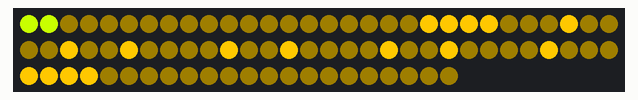
Bench run of a sketch on a simulated Arduino Uno, built with avr-gcc and run on an emulated ATmega328P. Parts: 82 RGB LEDs in strip order, left to right, continuing on the next row. Colours are those a GRB WS2812 strip shows for the declared byte order.

Above: at 0.62 s.
At 8.15 s:
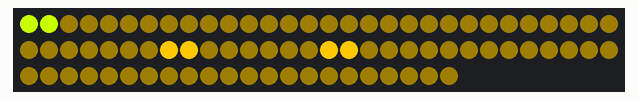
At 18.98 s:
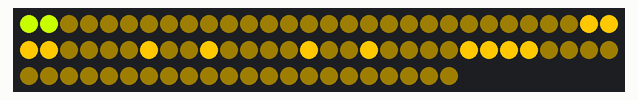
At 29.36 s:
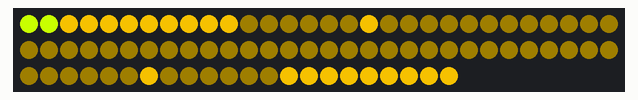
At 39.16 s:
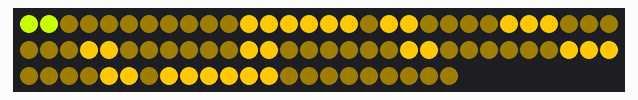

The sketch:

diag_head.ino
```cpp
/*
 * diag_head.ino — TEST A: bright speak wave with serial REMOVED entirely.
 *
 * Replicates the production firmware's speak animation exactly — same zone
 * table, same wave math, same 50 fps frame cap (SPEAK_FRAME_MS 20), same
 * bright "excited" yellow, eyes lit solid gold — but with NO Serial.begin(),
 * no UART interrupts, no command parsing, no host. The audio level that
 * normally arrives via SPEAK_LEVEL is synthesized on-board (slow sine,
 * 180-255, updated every 33 ms like real TTS levels).
 *
 * Interpretation:
 *   - Still flickers yellow → purple/blue: genuine LED-output corruption
 *     (electrical / strip timing). Serial is exonerated; chase the hardware
 *     path with a meter.
 *   - Clean: the flicker was never LED corruption — it is mangled serial
 *     input being rendered faithfully. The fix moves entirely to the serial
 *     link (drops during show(), parsing robustness).
 *
 * Restore the real firmware afterwards:
 *   arduino-cli upload -p /dev/cu.usbmodem1301 --fqbn arduino:avr:uno arduino/head_nano
 */

#include <FastLED.h>
#include <math.h>

#define DATA_PIN    6
#define NUM_EYES    2
#define NUM_MOUTH   80
#define NUM_LEDS    (NUM_EYES + NUM_MOUTH)
#define MOUTH_START NUM_EYES
#define NUM_ZONES   5

// ── Identical to production head_nano.ino ──────────────────────────────────
const uint8_t PIXEL_ZONE[NUM_MOUTH] PROGMEM = {
    4, 4, 4, 4, 4, 4, 4, 4,
    4, 3, 3, 3, 3, 3, 3, 4,
    3, 3, 2, 2, 2, 2, 3, 3,
    3, 2, 1, 1, 1, 1, 2, 3,
    3, 2, 1, 0, 0, 1, 2, 3,
    3, 2, 1, 0, 0, 1, 2, 3,
    3, 2, 1, 1, 1, 1, 2, 3,
    3, 3, 2, 2, 2, 2, 3, 3,
    4, 3, 3, 3, 3, 3, 3, 4,
    4, 4, 4, 4, 4, 4, 4, 4,
};

CRGB leds[NUM_LEDS];

// "excited" yellow in wire order (GRB mouth driven via RGB declaration):
// physical (R=255, G=200, B=0) → stored (200, 255, 0). Same as production.
const uint8_t MC_R = 200, MC_G = 255, MC_B = 0;

#define SPEAK_LEAD     0.30f
#define SPEAK_WINDOW   1.70f
#define SPEAK_FRAME_MS 20          // same 50 fps cap as production

uint8_t  speakLevel       = 220;
float    speakPhase       = 0.0f;
uint32_t lastMs           = 0;
uint32_t lastSpeakFrameMs = 0;
uint32_t lastLevelMs      = 0;
float    levelPhase       = 0.0f;

void tickSpeak(float dt) {
    float speed = 1.5f + (speakLevel / 255.0f) * 6.5f;
    speakPhase += speed * dt;
    if (speakPhase >= (float)NUM_ZONES) speakPhase -= (float)NUM_ZONES;

    uint32_t now = millis();
    if ((uint32_t)(now - lastSpeakFrameMs) < SPEAK_FRAME_MS) return;
    lastSpeakFrameMs = now;

    float peak    = 0.30f + (speakLevel / 255.0f) * 0.70f;
    float ambient = 0.12f;

    for (uint8_t i = 0; i < NUM_MOUTH; i++) {
        float zone = (float)pgm_read_byte(&PIXEL_ZONE[i]);
        uint8_t ledIdx = i + MOUTH_START;
        float diff = speakPhase - zone;
        if (diff < -SPEAK_LEAD) diff += (float)NUM_ZONES;
        float pulse = 0.0f;
        if (diff >= -SPEAK_LEAD && diff <= (SPEAK_WINDOW - SPEAK_LEAD)) {
            pulse = sin(PI * (diff + SPEAK_LEAD) / SPEAK_WINDOW);
            if (pulse < 0.0f) pulse = 0.0f;
        }
        float brightness = ambient + pulse * peak;
        if (brightness > 1.0f) brightness = 1.0f;
        uint8_t sc = (uint8_t)(brightness * 255.0f);
        leds[ledIdx] = CRGB(scale8(MC_R, sc), scale8(MC_G, sc), scale8(MC_B, sc));
    }
    FastLED.show();
}

void setup() {
    // NOTE: no Serial.begin() anywhere — the UART stays disabled for the
    // whole test. Any flicker seen here cannot be serial-related.
    FastLED.addLeds<WS2812B, DATA_PIN, RGB>(leds, NUM_LEDS);
    FastLED.setBrightness(255);
    FastLED.setDither(0);
    delay(100);
    FastLED.clear();
    FastLED.show();
    delay(10);
    FastLED.show();

    // Eyes solid gold, set once — like ACTIVE during speech (blink omitted to
    // keep the test single-variable).
    leds[0] = CRGB(255, 200, 0);
    leds[1] = CRGB(255, 200, 0);
    FastLED.show();

    lastMs = millis();
}

void loop() {
    uint32_t now = millis();

    // Synthesize loud TTS audio levels: 180-255 sine, stepped every 33 ms —
    // the same range and update rate the host sends during the bright wave.
    if ((uint32_t)(now - lastLevelMs) >= 33) {
        lastLevelMs = now;
        levelPhase += 0.3f;
        if (levelPhase >= TWO_PI) levelPhase -= TWO_PI;
        speakLevel = (uint8_t)(217.5f + 37.5f * sinf(levelPhase));
    }

    float dt = (now - lastMs) * 0.001f;
    lastMs = now;
    if (dt > 0.1f) dt = 0.1f;

    tickSpeak(dt);
}
```
